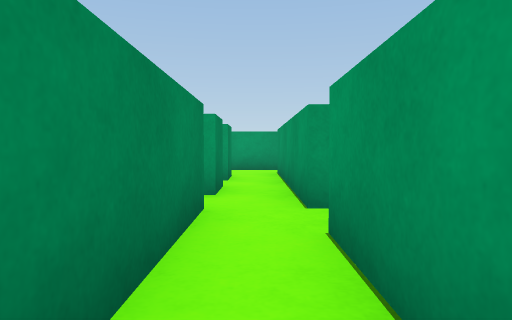
view 1 (above)

16 first-person views from a walk through a Unity game level. The camera is 0.59 m above the floor, tilts 2° down and sees 70° across. The floor is counted in squares, 1 m on a side. Each view is taken from the middle of a square. On the plan, view 1 faces up. The plan holds only what a view shows up to about 10 squares ahead; the rest is blank. The player is left out.

view 2
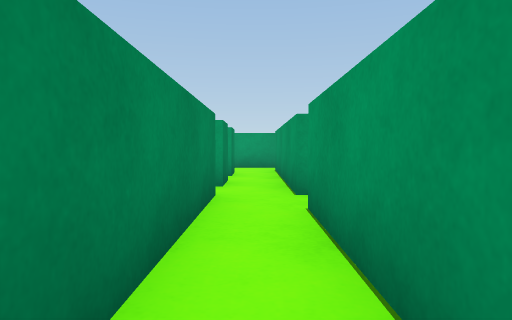

view 3
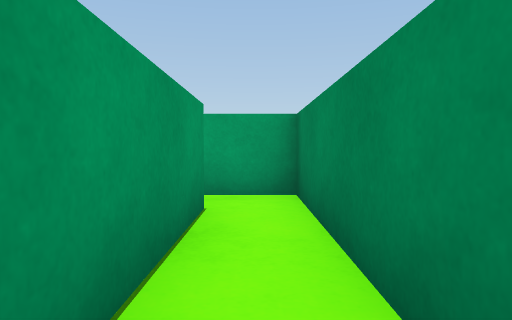

view 4
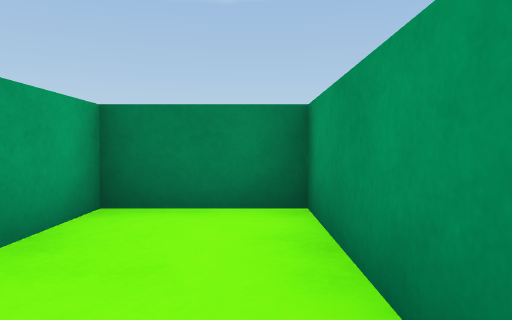

view 5
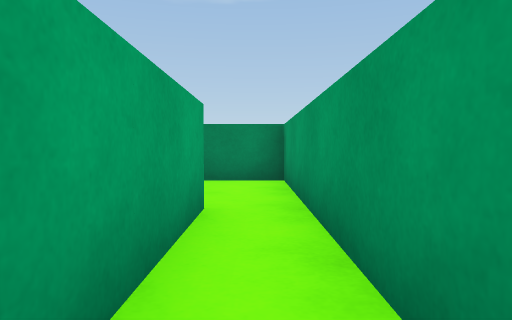

view 6
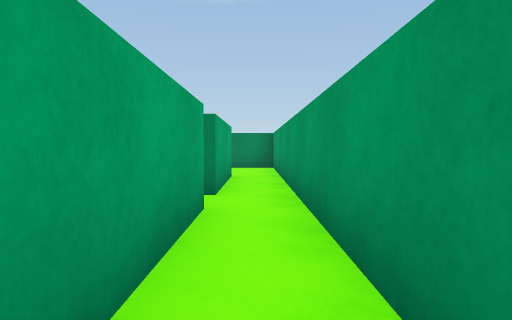

view 7
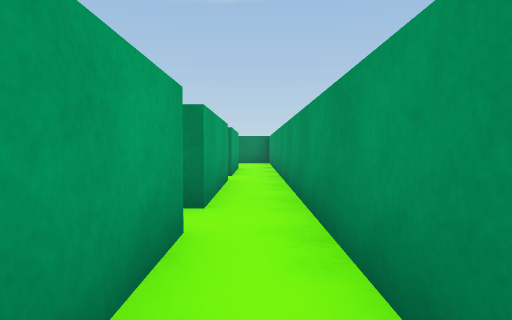

view 8
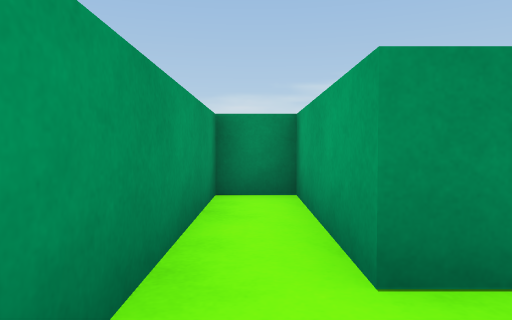

view 9
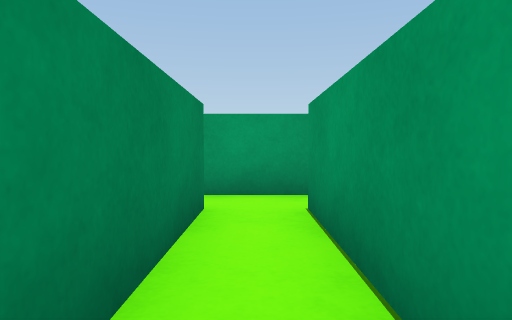

view 10
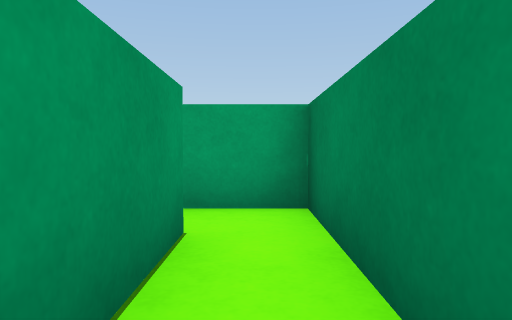

view 11
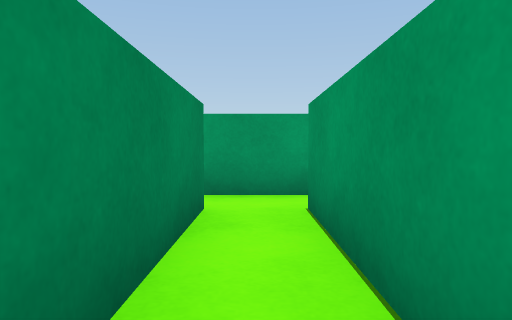

view 12
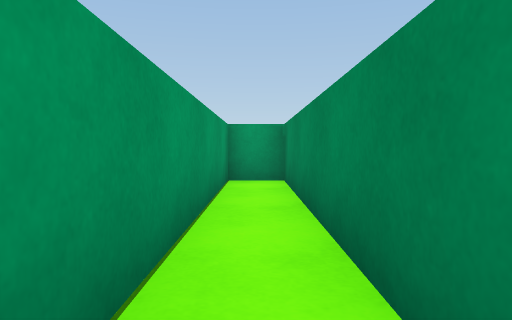

view 13
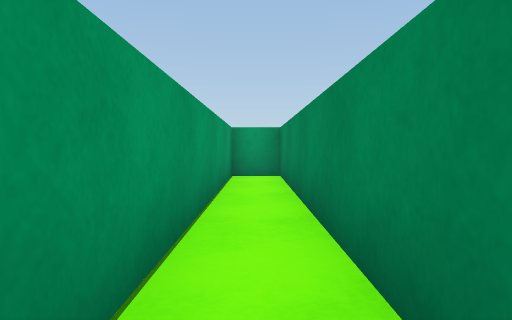

view 14
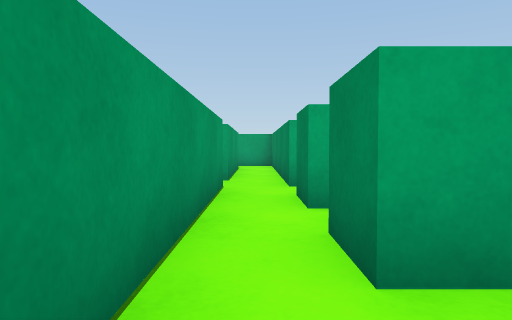

view 15
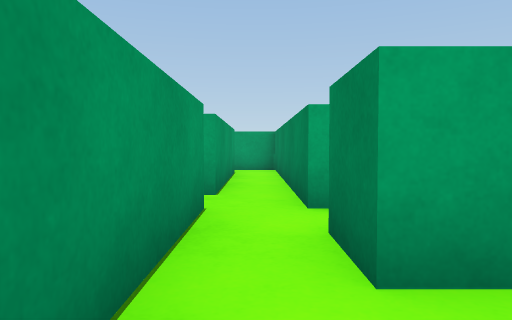

view 16
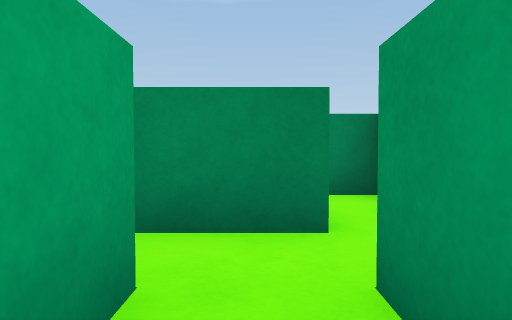

### Floor plan
Ten units are one square. View 1 is at (0, 0); x grows to the right and y downward. Boxes are objects, and circles mark ways between rooms. Rooms are numbered by the first view taken in them; rooms with no view inside come last. Other rooms are left out.
<svg viewBox="-30 -100 170 130">
<path fill="none" stroke="#000" d="M-5 -36 -5 25 8 25M-25 -46 -25 -39M5 -35 5 -85M5 -95 -25 -95 -25 -75M5 5 5 -25M14 -35 5 -35M5 -85 15 -85M25 -95 5 -95M5 -25 14 -25M45 -15 45 -85M25 -85 35 -85 35 -15M45 -95 25 -95M85 -55 85 -85 105 -85M75 -85 75 -45M105 -95 75 -95M115 -95 105 -95M65 -85 75 -85M45 -85 55 -85M75 -95 45 -95"/>
<rect x="-25" y="-55" width="20" height="10" fill="#bbb"><title>block</title></rect>
<rect x="-25" y="-75" width="20" height="10" fill="#bbb"><title>block</title></rect>
<rect x="15" y="-85" width="10" height="10" fill="#bbb"><title>cube</title></rect>
<rect x="35" y="-15" width="10" height="10" fill="#bbb"><title>cube</title></rect>
<rect x="75" y="-45" width="10" height="10" fill="#bbb"><title>cube</title></rect>
<rect x="105" y="-85" width="30" height="10" fill="#bbb"><title>block</title></rect>
<rect x="115" y="-95" width="20" height="10" fill="#bbb"><title>cube</title></rect>
<rect x="55" y="-85" width="10" height="10" fill="#bbb"><title>cube</title></rect>
<circle cx="10" cy="-30" r="3" fill="#2a7"/>
<circle cx="10" cy="-90" r="3" fill="#2a7"/>
<circle cx="30" cy="-90" r="3" fill="#2a7"/>
<circle cx="50" cy="-90" r="3" fill="#2a7"/>
<circle cx="95" cy="-50" r="3" fill="#2a7"/>
<circle cx="95" cy="-90" r="3" fill="#2a7"/>
<circle cx="70" cy="-90" r="3" fill="#2a7"/>
<text x="-10" y="-50">1</text>
<text x="20" y="-60">2</text>
<text x="40" y="-50">3</text>
<text x="80" y="-50">4</text>
<text x="120" y="-70">5</text>
<text x="60" y="-50">6</text>
</svg>
Room 1 opens to room 2. Room 2 opens to room 3. Room 3 opens to room 6. Room 4 opens to room 5. Room 4 opens to room 6.

Where each view was taken, in squares from view 1:
view 1: 0 up, 0 right, facing up
view 2: 1 down, 0 right, facing up
view 3: 2 up, 0 right, facing down
view 4: 9 up, 1 right, facing left
view 5: 9 up, 4 right, facing left
view 6: 9 up, 8 right, facing left
view 7: 9 up, 11 right, facing left
view 8: 9 up, 7 right, facing right
view 9: 5 up, 8 right, facing up
view 10: 8 up, 8 right, facing down
view 11: 5 up, 4 right, facing up
view 12: 8 up, 4 right, facing down
view 13: 9 up, 4 right, facing down
view 14: 9 up, 0 right, facing down
view 15: 7 up, 0 right, facing down
view 16: 3 up, 2 right, facing left
